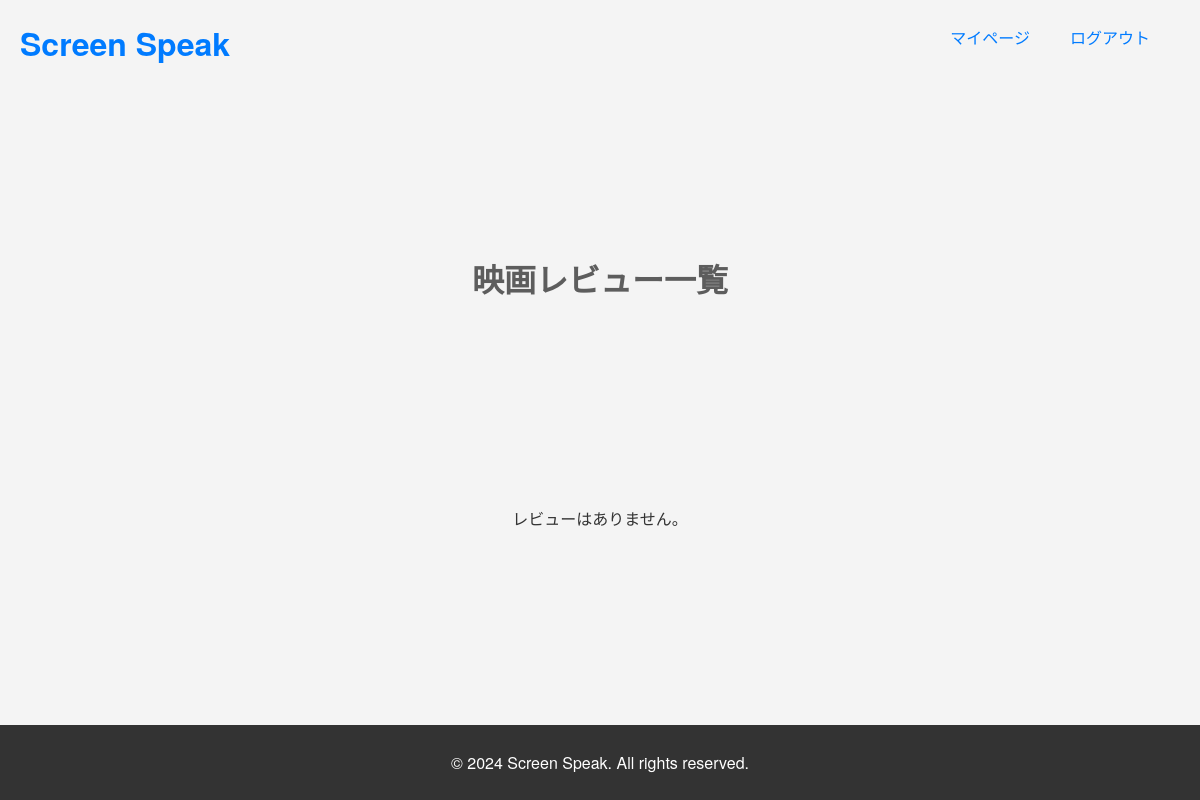
The app's page /all_movie_reviews/6/ (signed in), older data.
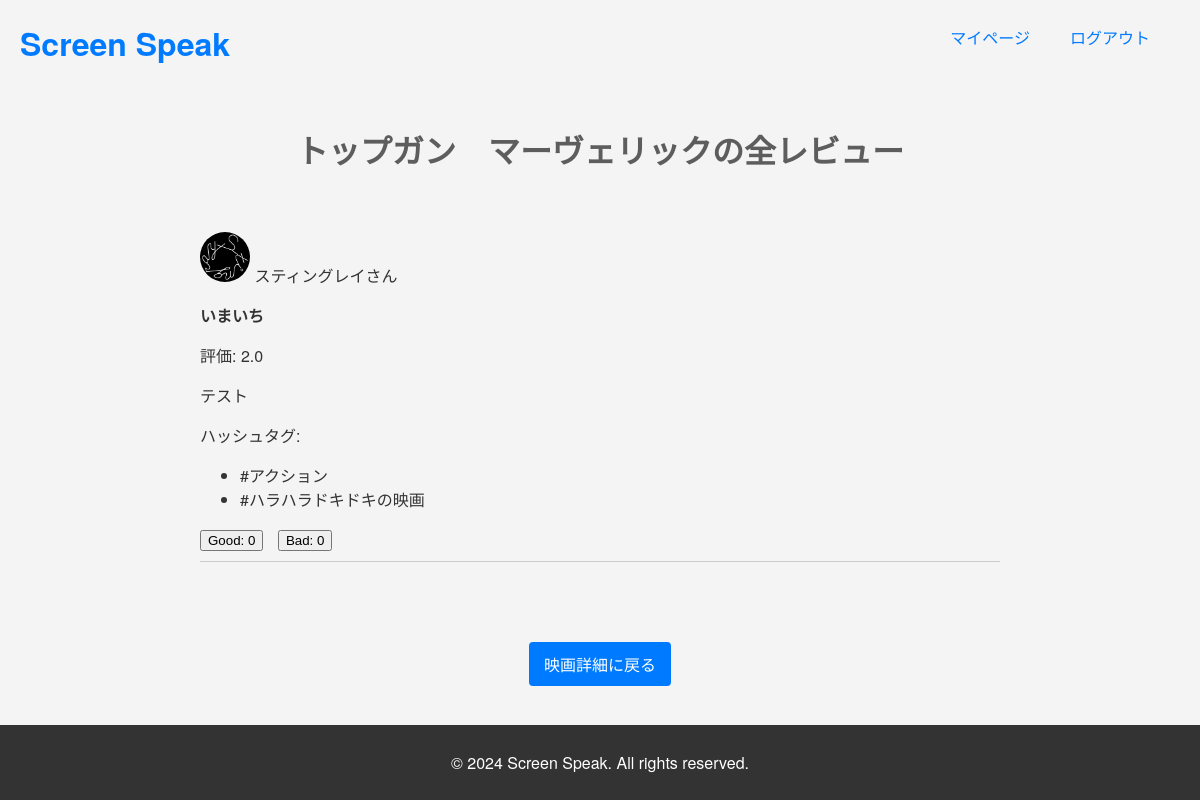
The same page, newer data.
### flick_seeker/models.py (models this page shows, shortened)
class Review(models.Model):
    user = models.ForeignKey(User, on_delete=models.CASCADE)  # ユーザー外部キー
    movie = models.ForeignKey(Movie, on_delete=models.CASCADE)  # 映画外部キー
    rating = models.DecimalField(max_digits=2, decimal_places=1, validators=[MinValueValidator(0.5), MaxValueValidator(5)])  # レーティングのフィールドをDecimalFieldに変更し、0.5刻みでの評価を許可
    title = models.CharField(max_length=255)  # レビュータイトルフィールドの追加
    comment = models.TextField()  # コメントフィールド
    spoiler = models.BooleanField(default=False)  # ネタバレありの場合はTrue、なしの場合はFalse
    good_count = models.PositiveIntegerField(default=0)  #Goodのためのフィールド
    bad_count = models.PositiveIntegerField(default=0)  #Badのためのフィールド
    created_at = models.DateTimeField(auto_now_add=True)  # 作成日時（自動で現在の日時が設定される）
    updated_at = models.DateTimeField(auto_now=True)  # 更新日時（自動で現在の日時が設定され、更新時に更新される）

class Movie(models.Model):
    title = models.CharField(max_length=255)  # タイトルフィールド
    plot = models.TextField()  # あらすじフィールド
    director = models.CharField(max_length=255)  # 監督フィールド
    cast = models.CharField(max_length=255)  # 出演者フィールド
    release_year = models.PositiveIntegerField()  # 公開年フィールド
    thumbnail = models.ImageField(upload_to='movie_thumbnails/', blank=True, null=True)
    created_at = models.DateTimeField(auto_now_add=True)  # 作成日時（自動で現在の日時が設定される）
    updated_at = models.DateTimeField(auto_now=True)  # 更新日時（自動で現在の日時が設定され、更新時に更新される）

class User(AbstractUser):
    username = models.CharField(_('username'), max_length=150, unique=True, null=False)  # ユーザー名フィールド
    email = models.EmailField(_('email address'), unique=True)  # emailアドレスフィールド
    profile_image = models.ImageField(upload_to='profile_images/', null=True, blank=True, default='profile_images/default-thumbnail.png')  # プロフィール画像フィールド
    bio = models.TextField(_("Bio"), blank=True, null=True)  # 自己紹介文のフィールド
    created_at = models.DateTimeField(auto_now_add=True, verbose_name=_('Created at'))
    updated_at = models.DateTimeField(auto_now=True, verbose_name=_('Updated at'))
    USERNAME_FIELD = 'email'  # ユーザー名としてemailを使用
    REQUIRED_FIELDS = ['username']  # 必須フィールドを設定
    objects = CustomUserManager()  # カスタムユーザーマネージャを使用

class ReviewHashtag(models.Model):
    review = models.ForeignKey(Review, on_delete=models.CASCADE)  # レビュー外部キー
    hashtag = models.ForeignKey(Hashtag, on_delete=models.CASCADE)  # ハッシュタグ外部キー
    created_at = models.DateTimeField(auto_now_add=True)  # 作成日時（自動で現在の日時が設定される）

class Hashtag(models.Model):
    CATEGORY_CHOICES = (
        ('genre', 'ジャンル'),
        ('situation', 'シチュエーション'),
    )
    label = models.CharField(max_length=255)  # ラベルフィールド
    category = models.CharField(max_length=50, choices=CATEGORY_CHOICES, default='genre')  # デフォルト値を設定
    created_at = models.DateTimeField(auto_now_add=True)  # 作成日時（自動で現在の日時が設定される）

### flick_seeker/views.py (the view)
# urls.py: path('all_movie_reviews/<int:movie_id>/', all_movie_reviews, name='all_movie_reviews'),
@login_required
def all_movie_reviews(request, movie_id):
    movie = get_object_or_404(Movie, pk=movie_id)
    reviews = Review.objects.filter(movie=movie).prefetch_related(
        Prefetch(
            'reviewhashtag_set',
            queryset=ReviewHashtag.objects.select_related('hashtag'),
            to_attr='hashtags'
        )
    ).order_by('-created_at')
    return render(request, 'all_movie_reviews.html', {'movie': movie, 'reviews': reviews})

### flick_seeker/templates/all_movie_reviews.html (shortened to what this page needs)
{% extends 'base.html' %}
{% load static %}
{% block content %}
  {% if reviews %}
    <h1>{{ reviews.first.movie.title }}の全レビュー</h1>
  {% else %}
    <h1>映画レビュー一覧</h1>
  {% endif %}
  <div class="movie-reviews-container">
    {% for review in reviews %}
      <div class="review">
        {% if review.user.profile_image %}
          <img src="{% if review.user.profile_image %}{{ review.user.profile_image.url }}{% else %}{{ MEDIA_URL }}default-thumbnail.png{% endif %}" alt="{{ review.user.username }}'s Profile Icon" style="width: 50px; height: 50px; border-radius: 50%;">
          <span>{{ review.user.username }}さん</span>
        {% endif %}
        <p><strong>{{ review.title }}</strong></p>
        <p>評価: {{ review.rating }}</p>
        {% if review.spoiler %}
          <p class="spoiler">ネタバレあり: <a href="#" onclick="toggleSpoilerVisibility(this);return false;">内容を表示</a></p>
          <div class="spoiler-content" style="display:none;">{{ review.comment }}</div>
        {% else %}
          <p>{{ review.comment }}</p>
        {% endif %}
        <p>ハッシュタグ:</p>
        <ul>
          {% for hashtag in review.hashtags %}
            <li>{{ hashtag.hashtag.label }}</li>
          {% endfor %}
        </ul>
        <button class="vote-button" data-review="{{ review.id }}" data-vote-type="good">Good: {{ review.good_count }}</button>
        <button class="vote-button" data-review="{{ review.id }}" data-vote-type="bad">Bad: {{ review.bad_count }}</button>
      </div>
    {% empty %}
      <p>レビューはありません。</p>
    {% endfor %}
  </div>
  {% if reviews %}
    <a href="{% url 'flick_seeker:movie_detail' reviews.first.movie.id %}" class="button back-button">映画詳細に戻る</a>
  {% endif %}
{% endblock %}

Row changes from the older to the newer data that the page shows:
added Review: first.movie "トップガン マーヴェリック", user.profile_image (picture), user.username "スティングレイ", title "いまいち", rating "2.0", comment "テスト", good_count "0", bad_count "0"
added ReviewHashtag: hashtag.label "#アクション"
added ReviewHashtag: hashtag.label "#ハラハラドキドキの映画"
Text that changed along with them:
text no longer shown: "映画レビュー一覧 レビューはありません。"
text now shown: "の全レビュー 映画詳細に戻る"
